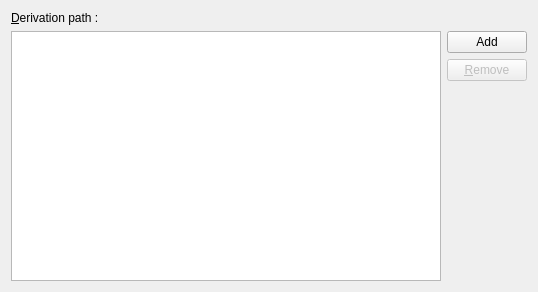
<?xml version="1.0" encoding="UTF-8"?>
<ui version="4.0">
 <class>GenerixDerivationPathPage</class>
 <widget class="QWidget" name="GenerixDerivationPathPage">
  <property name="geometry">
   <rect>
    <x>0</x>
    <y>0</y>
    <width>538</width>
    <height>292</height>
   </rect>
  </property>
  <property name="windowTitle">
   <string>Path's Derivation</string>
  </property>
  <layout class="QVBoxLayout" name="verticalLayout_2">
   <item>
    <widget class="QLabel" name="label">
     <property name="text">
      <string>&amp;Derivation path :</string>
     </property>
     <property name="buddy">
      <cstring>m_derivationPath</cstring>
     </property>
    </widget>
   </item>
   <item>
    <layout class="QHBoxLayout" name="horizontalLayout">
     <item>
      <widget class="QTableView" name="m_derivationPath">
       <attribute name="horizontalHeaderStretchLastSection">
        <bool>true</bool>
       </attribute>
       <attribute name="horizontalHeaderStretchLastSection">
        <bool>true</bool>
       </attribute>
      </widget>
     </item>
     <item>
      <layout class="QVBoxLayout" name="verticalLayout">
       <item>
        <widget class="QPushButton" name="m_addBtn">
         <property name="text">
          <string>Add</string>
         </property>
         <property name="icon">
          <iconset resource="../../../../components/xinxpluginselector.qrc">
           <normaloff>:/images/add.png</normaloff>:/images/add.png</iconset>
         </property>
        </widget>
       </item>
       <item>
        <widget class="QPushButton" name="m_delBtn">
         <property name="enabled">
          <bool>false</bool>
         </property>
         <property name="text">
          <string>&amp;Remove</string>
         </property>
         <property name="icon">
          <iconset resource="../../../../components/xinxpluginselector.qrc">
           <normaloff>:/images/remove.png</normaloff>:/images/remove.png</iconset>
         </property>
        </widget>
       </item>
       <item>
        <spacer name="verticalSpacer">
         <property name="orientation">
          <enum>Qt::Vertical</enum>
         </property>
         <property name="sizeHint" stdset="0">
          <size>
           <width>20</width>
           <height>40</height>
          </size>
         </property>
        </spacer>
       </item>
      </layout>
     </item>
    </layout>
   </item>
  </layout>
 </widget>
 <resources>
  <include location="../../../../components/xinxpluginselector.qrc"/>
 </resources>
 <connections/>
</ui>
